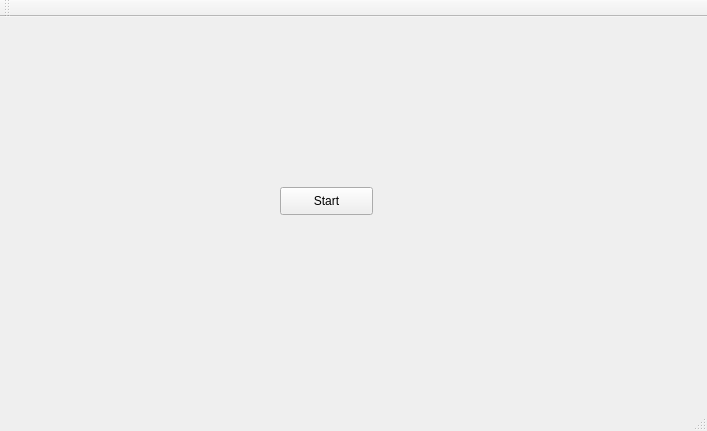
<?xml version="1.0" encoding="UTF-8"?>
<ui version="4.0">
 <class>MainWindow</class>
 <widget class="QMainWindow" name="MainWindow">
  <property name="geometry">
   <rect>
    <x>0</x>
    <y>0</y>
    <width>707</width>
    <height>431</height>
   </rect>
  </property>
  <property name="windowTitle">
   <string>MainWindow</string>
  </property>
  <widget class="QWidget" name="centralWidget">
   <widget class="QPushButton" name="startBtn">
    <property name="geometry">
     <rect>
      <x>280</x>
      <y>170</y>
      <width>93</width>
      <height>28</height>
     </rect>
    </property>
    <property name="text">
     <string>Start</string>
    </property>
   </widget>
  </widget>
  <widget class="QMenuBar" name="menuBar">
   <property name="geometry">
    <rect>
     <x>0</x>
     <y>0</y>
     <width>707</width>
     <height>26</height>
    </rect>
   </property>
  </widget>
  <widget class="QToolBar" name="mainToolBar">
   <attribute name="toolBarArea">
    <enum>TopToolBarArea</enum>
   </attribute>
   <attribute name="toolBarBreak">
    <bool>false</bool>
   </attribute>
  </widget>
  <widget class="QStatusBar" name="statusBar"/>
 </widget>
 <layoutdefault spacing="6" margin="11"/>
 <resources/>
 <connections/>
</ui>
